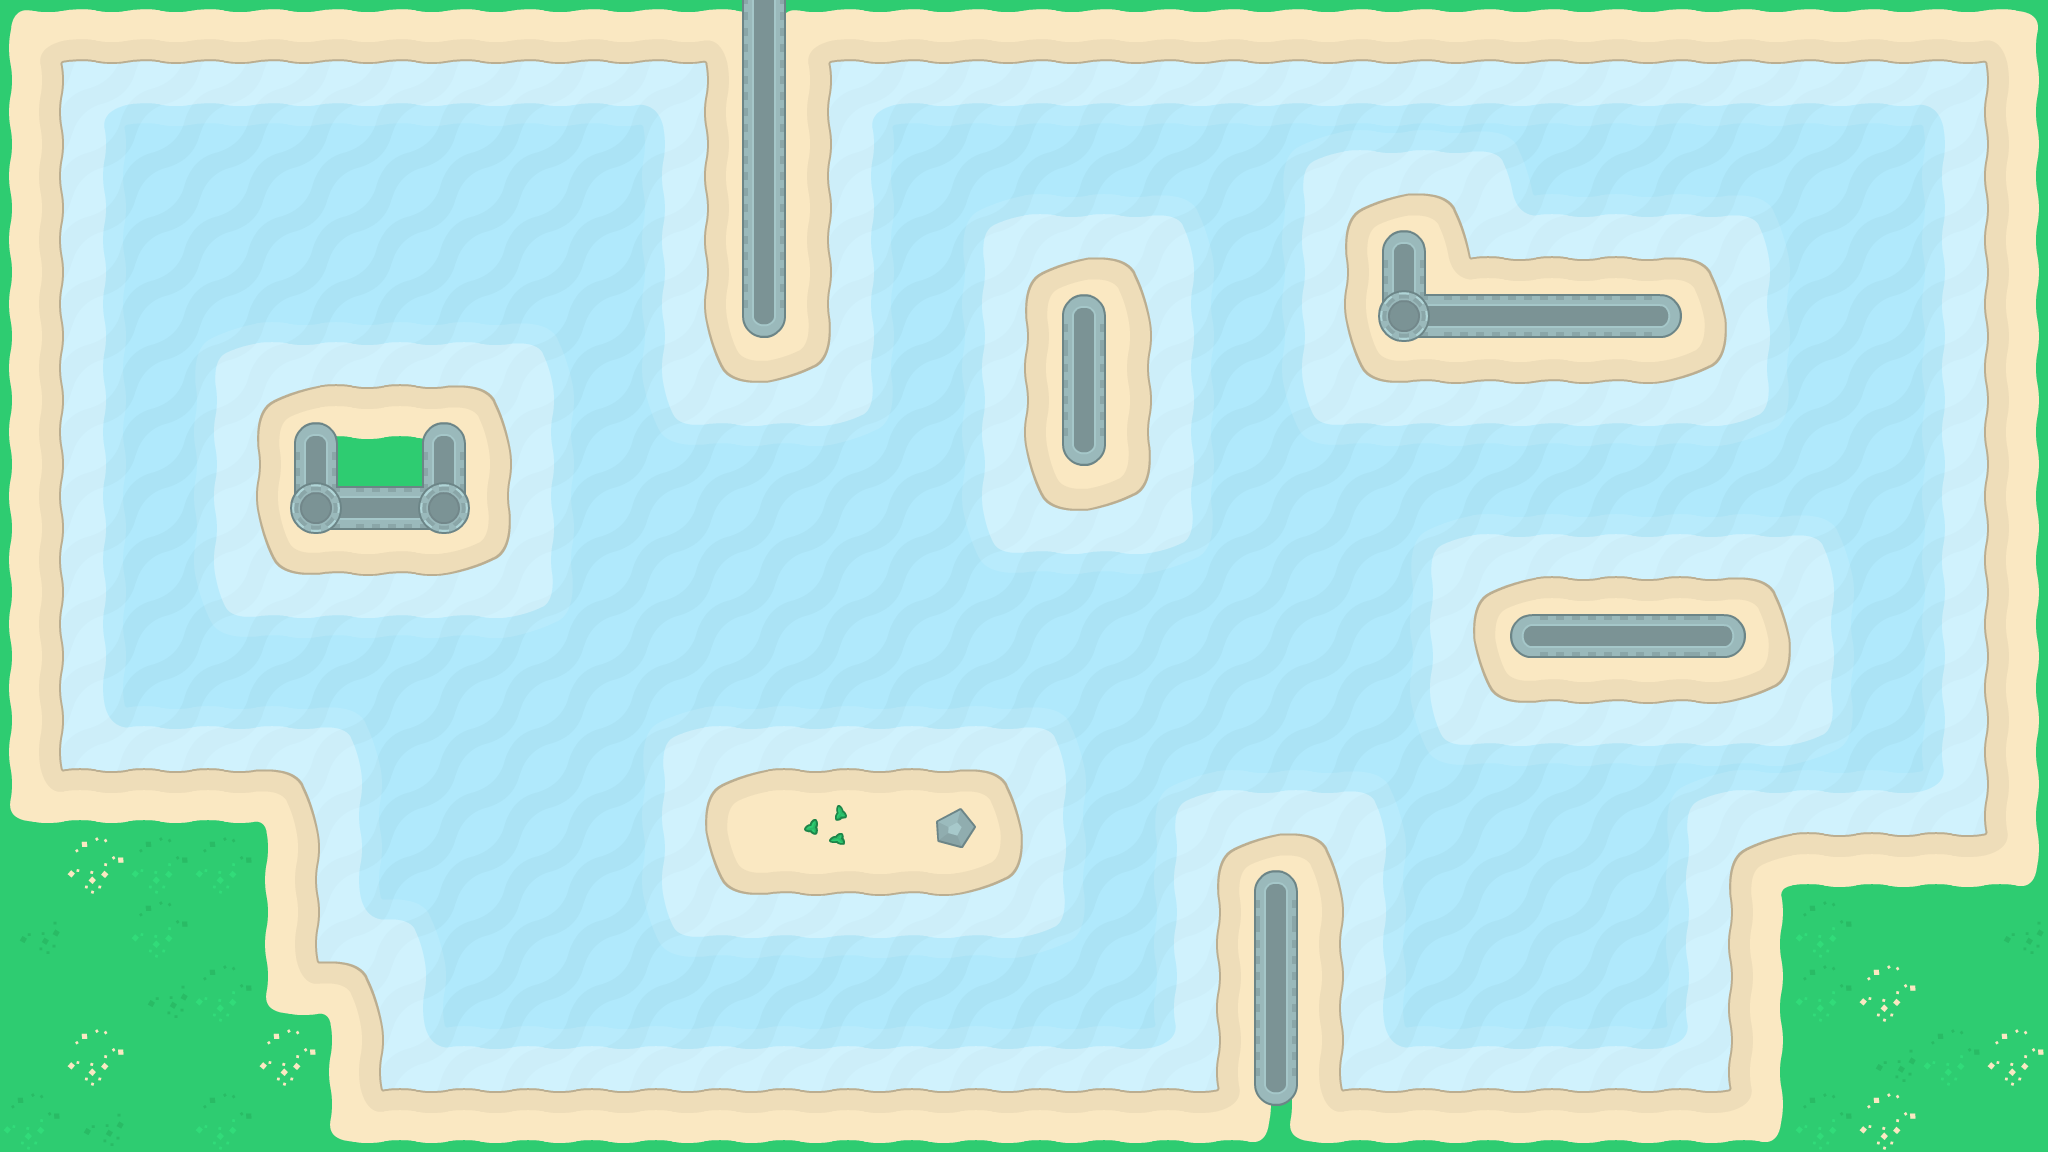

A level layout from a 2D game, rendered from its tile map. Below: a short description, then the map file with tile-grid data replaced by summaries:
An orthogonal 32x18 tile map with 64x64 px tiles, 4 tile layers (waterLayer, shoreLayer, beachLayer, Kachelebene 5), 1 hidden layer not drawn and 24 objects.

<map version="1.9" tiledversion="1.9.2" orientation="orthogonal" renderorder="right-down" width="32" height="18" tilewidth="64" tileheight="64" infinite="0" nextlayerid="8" nextobjectid="69">
 <tileset firstgid="1" source="TileSet/pirateTileset.tsx" />
 <layer id="1" name="waterLayer" width="32" height="18">
  <data>[576 cells, 576 non-empty, 1 distinct tile ids]</data>
 </layer>
 <layer id="2" name="shoreLayer" width="32" height="18">
  <data>[576 cells, 404 non-empty, 13 distinct tile ids]</data>
 </layer>
 <layer id="3" name="beachLayer" width="32" height="18">
  <data>[576 cells, 206 non-empty, 25 distinct tile ids]</data>
 </layer>
 <layer id="4" name="spawnLayer" width="32" height="18" visible="0">
  <data>[576 cells, 4 non-empty, 1 distinct tile ids]</data>
 </layer>
 <layer id="7" name="Kachelebene 5" width="32" height="18" offsetx="-36" offsety="-36">
  <data>[576 cells, 30 non-empty, 10 distinct tile ids]</data>
 </layer>
 <objectgroup id="5" name="tankCollisionLayer" visible="0">
  <object id="1" x="63.5" y="-1" width="1983.5" height="62">
   <polygon points="0,0 1983.5,0 1983.5,62 0,62" />
  </object>
  <object id="2" x="705.333" y="61.3333" width="122.667" height="318.667">
   <polygon points="0,0 122.667,0 122.667,318.667 0,318.667" />
  </object>
  <object id="3" x="1026.67" y="257.333" width="120" height="252">
   <polygon points="0,0 120,0 120,252 0,252" />
  </object>
  <object id="4" x="1345.33" y="192" width="125.333" height="62.6667">
   <polygon points="0,0 125.333,0 125.333,62.6667 0,62.6667" />
  </object>
  <object id="5" x="1345.33" y="254.667" width="377.333" height="126.667">
   <polygon points="0,0 377.333,0 377.333,126.667 0,126.667" />
  </object>
  <object id="6" x="1984" y="61.3333" width="64" height="769.333">
   <polygon points="0,0 64,0 64,769.333 0,769.333" />
  </object>
  <object id="7" x="1477.33" y="578.667" width="308" height="128">
   <polygon points="0,0 308,0 308,128 0,128" />
  </object>
  <object id="8" x="1729.33" y="833.333" width="316" height="318.667">
   <polygon points="0,0 316,0 316,318.667 0,318.667" />
  </object>
  <object id="9" x="381.333" y="1089.33" width="1346.67" height="60">
   <polygon points="0,0 1346.67,0 1346.67,60 0,60" />
  </object>
  <object id="10" x="1216" y="833.333" width="124" height="253.333">
   <polygon points="0,0 124,0 124,253.333 0,253.333" />
  </object>
  <object id="11" x="704" y="768" width="313.333" height="126.667">
   <polygon points="0,0 313.333,0 313.333,126.667 0,126.667" />
  </object>
  <object id="12" x="254.667" y="382.667" width="257.333" height="189.333">
   <polygon points="0,0 257.333,0 257.333,189.333 0,189.333" />
  </object>
  <object id="13" x="318.667" y="961.333" width="62.6667" height="189.333">
   <polygon points="0,0 62.6667,0 62.6667,189.333 0,189.333" />
  </object>
  <object id="14" x="-2.66667" y="770.667" width="321.333" height="380">
   <polygon points="0,0 321.333,0 321.333,380 0,380" />
  </object>
  <object id="15" x="-2.66667" y="0" width="64" height="769.333">
   <polygon points="0,0 64,0 64,769.333 0,769.333" />
  </object>
 </objectgroup>
 <objectgroup id="6" name="bulletCollisionLayer" visible="0">
  <object id="60" x="742.667" y="-76" width="41.3333" height="410">
   <polygon points="0,0 41.3333,0 41.3333,410 0,410" />
  </object>
  <object id="61" x="1062" y="297.333" width="43.3333" height="166">
   <polygon points="0,0 43.3333,0 43.3333,166 0,166" />
  </object>
  <object id="62" x="1381.33" y="235.333" width="42.6667" height="100.667">
   <polygon points="0,0 42.6667,0 42.6667,100.667 0,100.667" />
  </object>
  <object id="63" x="1422" y="294" width="254.667" height="42.6667">
   <polygon points="0,0 254.667,0 254.667,42.6667 0,42.6667" />
  </object>
  <object id="64" x="1514.67" y="615.333" width="227.333" height="42">
   <polygon points="0,0 227.333,0 227.333,42 0,42" />
  </object>
  <object id="65" x="1255.33" y="876" width="40.6667" height="223.333">
   <polygon points="0,0 40.6667,0 40.6667,223.333 0,223.333" />
  </object>
  <object id="66" x="422.667" y="425.333" width="42.6667" height="106">
   <polygon points="0,0 42.6667,0 42.6667,106 0,106" />
  </object>
  <object id="67" x="332" y="486.667" width="90" height="43.3333">
   <polygon points="0,0 90,0 90,43.3333 0,43.3333" />
  </object>
  <object id="68" x="294.667" y="427.333" width="41.3333" height="104">
   <polygon points="0,0 41.3333,0 41.3333,104 0,104" />
  </object>
 </objectgroup>
</map>
